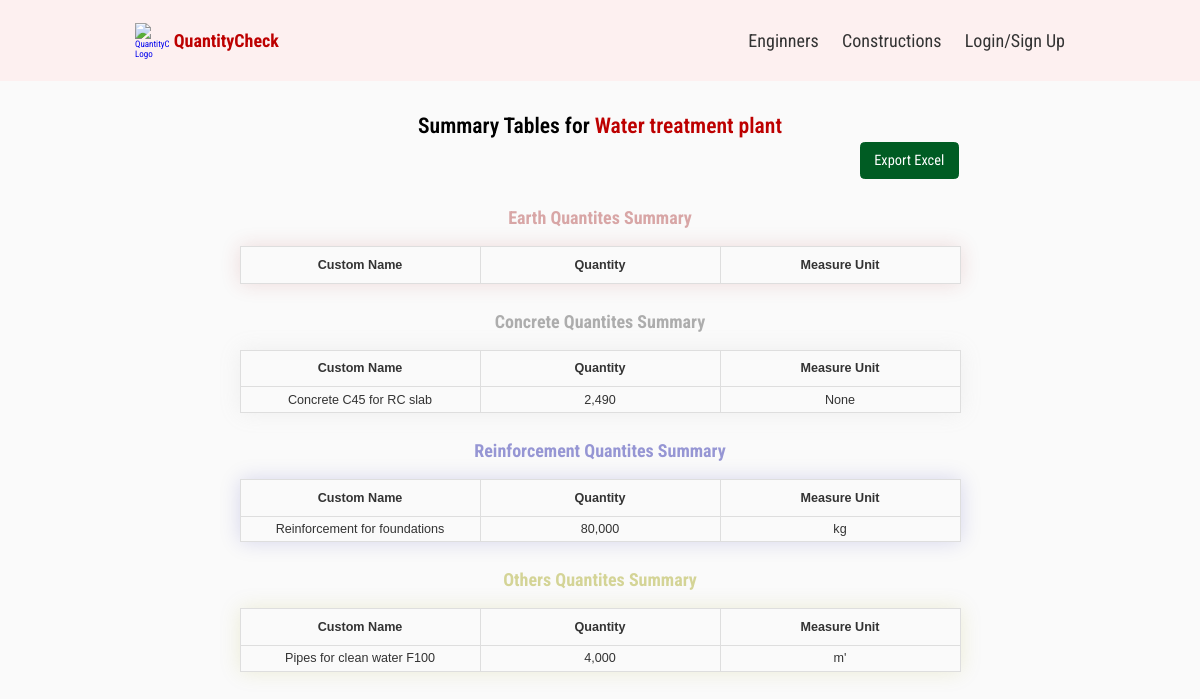
The page /summary-positions/4c528c43-2672-4b04-a77f-06e154d4200d on the database as committed earlier.
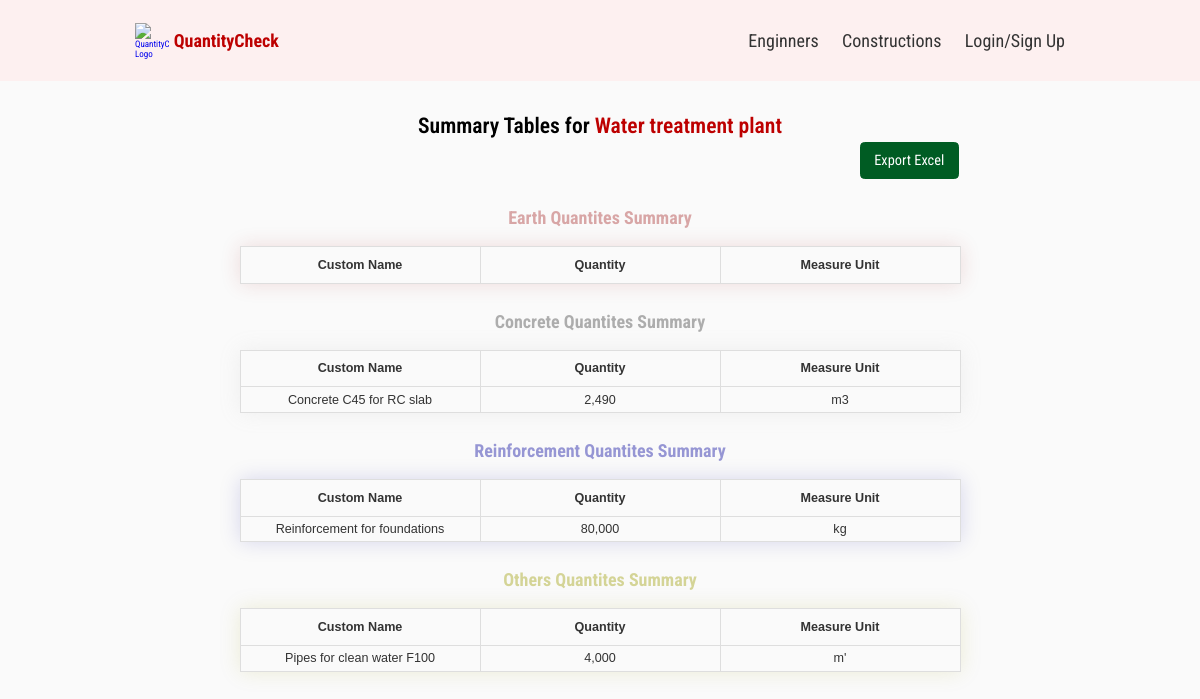
The same page on the database as committed later.
### constructions/models.py (models this page shows, shortened)
class Concrete(models.Model):
    owner = models.ForeignKey(Construction, null=True, blank=True, on_delete=models.CASCADE)
    date = models.DateField(auto_now_add=False, auto_now=False, null=True, blank=True)
    name = models.CharField(max_length=50, default='Position Name')
    custom_name = models.CharField(max_length=50, default='Position Custom Name')
    quantity = models.DecimalField(decimal_places=2, max_digits=50, null=True, blank=True, default=0)
    measure_unit_dropdown = models.ForeignKey('MeasureUnit', null=True, blank=True, on_delete=models.SET_NULL)
    created = models.DateTimeField(auto_now_add=True)
    id = models.UUIDField(default=uuid.uuid4, unique=True, primary_key=True, editable=False)
    class Meta:
        ordering = ['-created']

### constructions/views.py (the view)
# urls.py: path('summary-positions/<str:pk>', views.summaryPositions, name='summary-positions'),
def summaryPositions(request, pk):
    constructionObj = Construction.objects.get(id=pk)
    earthSummary = Earth.objects.filter(Q(owner=constructionObj)).values('custom_name', 'measure_unit_dropdown__name').annotate(quantity=Sum('quantity')).order_by('custom_name')
    concreteSummary = Concrete.objects.filter(Q(owner=constructionObj)).values('custom_name', 'measure_unit_dropdown__name').annotate(quantity=Sum('quantity')).order_by('custom_name')
    reinforcementSummary = Reinforcement.objects.filter(Q(owner=constructionObj)).values('custom_name', 'measure_unit_dropdown__name').annotate(quantity=Sum('quantity')).order_by('custom_name')
    othersSummary = Others.objects.filter(Q(owner=constructionObj)).values('custom_name', 'measure_unit_dropdown__name').annotate(quantity=Sum('quantity')).order_by('custom_name')
    context = {'construction':constructionObj,
    'earthSummary':earthSummary,
    'concreteSummary':concreteSummary,
    'reinforcementSummary':reinforcementSummary,
    'othersSummary':othersSummary,
    }
    return render(request, 'constructions/summary_positions.html', context)

### constructions/models.py (called while the page is built)
    def __str__(self):
        return self.title

### constructions/templates/constructions/summary_positions.html (shortened to what this page needs)
{% extends 'main.html' %}
{% block content %}
<main>
    <section class="summary__section">
        <h3 class=singleConstruction__subtitle>Summary Tables for <a class="subtitle__link" href="{% url 'constructions:construction' construction.id %}">{{construction}}</a></h3>
        <a class="excel" href="{% url 'constructions:export-excel' construction.id %}">Export Excel</a>
        <br>
            <h3 class="summary__table-title">Earth Quantites Summary</h3>
        <table class="summary__table">
            <tr>
                <th>Custom Name</th>
                <th>Quantity</th>
                <th>Measure Unit</th>
            </tr>
        </table>
        <h3 class="summary__table-title">Concrete Quantites Summary</h3>
        <table class="summary__table">
            <tr>
                <th>Custom Name</th>
                <th>Quantity</th>
                <th>Measure Unit</th>
            </tr>
            {% for quantity in concreteSummary %}
            <tr>
                <td>{{quantity.custom_name}}</td>
                <td>{{quantity.quantity}}</td>
                <td>{{quantity.measure_unit_dropdown__name}}</td>
            </tr>
            {% endfor %}
        </table>
        <h3 class="summary__table-title">Reinforcement Quantites Summary</h3>
        <table class="summary__table">
            <tr>
                <th>Custom Name</th>
                <th>Quantity</th>
                <th>Measure Unit</th>
            </tr>
            {% for quantity in reinforcementSummary %}
            <tr>
                <td>{{quantity.custom_name}}</td>
                <td>{{quantity.quantity}}</td>
                <td>{{quantity.measure_unit_dropdown__name}}</td>
            </tr>
            {% endfor %}
        </table>
        <h3 class="summary__table-title">Others Quantites Summary</h3>
        <table class="summary__table">
            <tr>
                <th>Custom Name</th>
                <th>Quantity</th>
                <th>Measure Unit</th>
            </tr>
            {% for quantity in othersSummary %}
            <tr>
                <td>{{quantity.custom_name}}</td>
                <td>{{quantity.quantity}}</td>
                <td>{{quantity.measure_unit_dropdown__name}}</td>
            </tr>
            {% endfor %}
        </table>
    </section>
</main>
{% endblock content %}

Rows that differ between the two databases and show on the page:
changed Concrete "Concrete C45 for RC slab": measure_unit_dropdown__name "None" → "m3"
